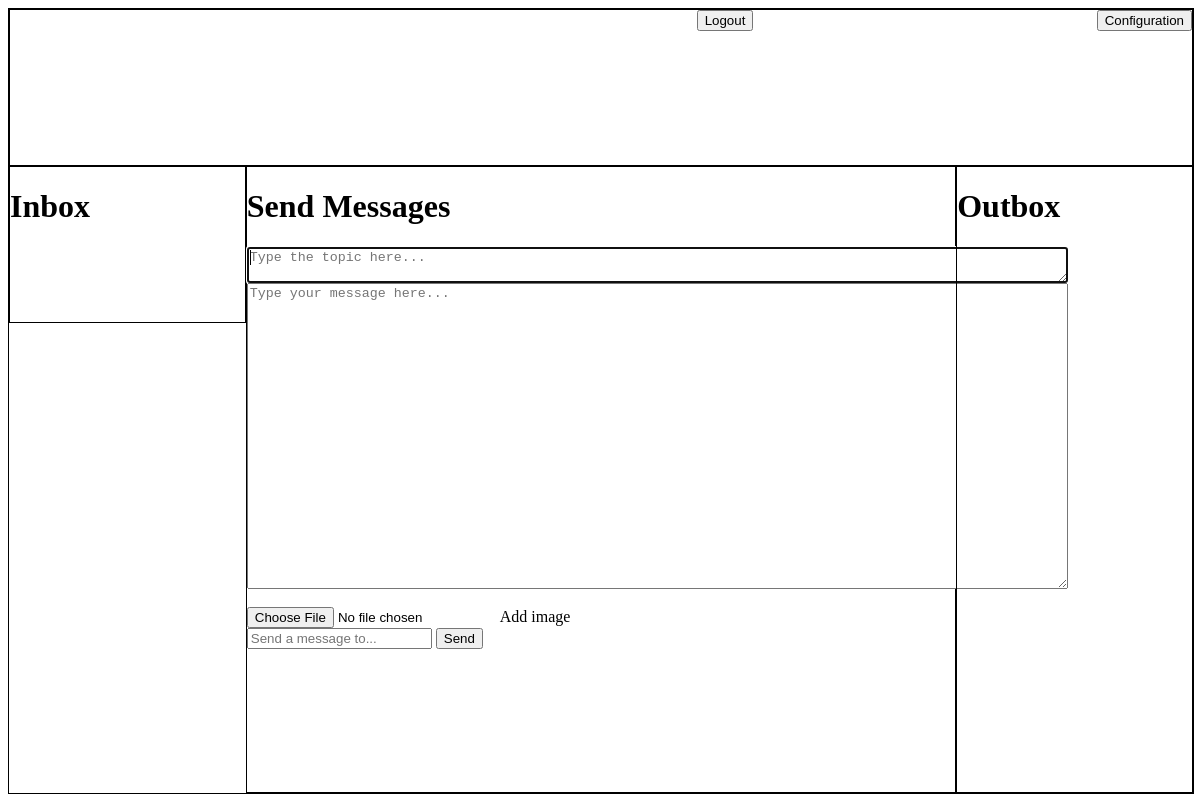
The page /home.php on the database as committed earlier.
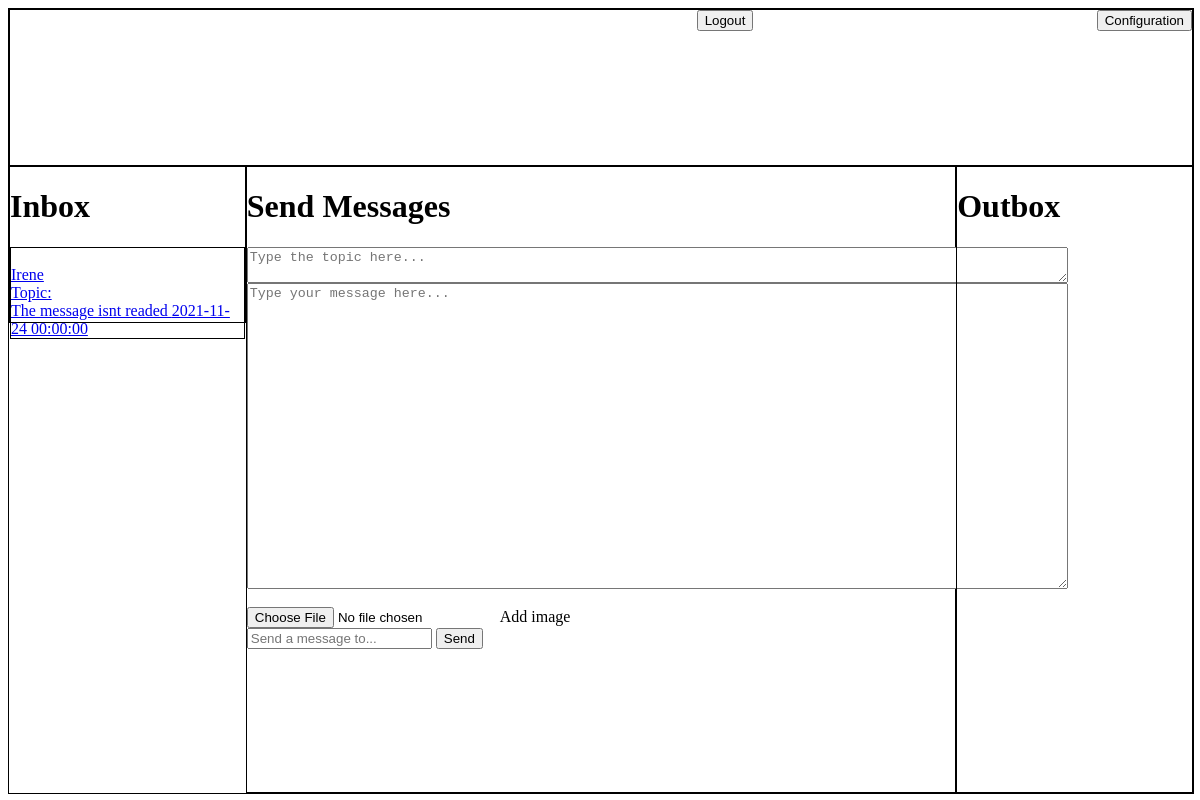
The same page on the database as committed later.
### tables this page shows
CREATE TABLE `chat` (
  `msgId` int(11) NOT NULL,
  `sender_username` varchar(100) NOT NULL,
  `receiver_username` varchar(100) NOT NULL,
  `msg_content` varchar(255) NOT NULL,
  `date` datetime NOT NULL DEFAULT current_timestamp(),
  `readed` tinyint(1) NOT NULL DEFAULT 0,
  `picture` varchar(255) DEFAULT NULL,
  `topic` varchar(20) NOT NULL
);

### home.php (the view, shortened to what this page needs)
<?php
require_once('configuration.php');
?>
<html>
<head>
</head>
<body>
    <div class="todo">
        <div class="profile">
            <?php
                $user = $_SESSION['name'];
            ?>
                <a href="./logout.php"><button name="logout">Logout</button></a>
                <a href="./profile_configuration.php?name=<?=$user;?>"><button name="change">Configuration</button></a>
        </div>
        <div class="list_messages">
        <h1>Inbox</h1>
           <?php
            $query_m = "select * from chat where receiver_username ='$user' ORDER BY date DESC";
            $result_m = $conn ->query($query_m);
            $select_m = $result_m->fetchAll(PDO::FETCH_ASSOC);
           ?>
           <?php
            foreach($select_m as $message):
           ?>
           <a href="mensajes.php?id=<?=$message['msgId'];?>">
               <div class="mensaje">
                   <br>
                    <?=$message['sender_username'];?>
                    <br>
                    Topic:
                    <br>
                    <?php
                    if($message['readed']>0)
                    {
                        echo "The message has been readed";
                    }else
                    {
                        echo "The message isnt readed";
                    }
                    ?>
                    <?=$message['date'];?>
                    <br>
                </div>
           </a>
            <?php
            endforeach;
            ?>
        </div>
        <div class="chat_messages">
        <h1>Send Messages</h1>
           <form action="<?php echo htmlspecialchars($_SERVER["PHP_SELF"]); ?>"  method="POST" autocomplete="off" enctype="multipart/form-data">
                    <textarea rows="2" cols="100" name="topic" placeholder="Type the topic here..." autofocus></textarea>
                <div class="message-box2">
                    <textarea rows="20" cols="100" name="message" placeholder="Type your message here..." autofocus></textarea>
                </div>
                <br>
                <input type="file" name="fileToUpload">Add image
                <br>
                    <input type="text" name="receptor" placeholder="Send a message to...">
                    <button type="submit">Send</button>
            </form>
        </div>
        <div class="bandeja_salida">
        <h1>Outbox</h1>
        </div>
    </div>
</body>
</html>

### home.php (style rules this page uses)
.todo { display: grid; border: 1px solid black; width: 100%; height: 100%; grid-template-columns: repeat(5, 20%); grid-template-rows: repeat(5, 20%); grid-auto-flow:column; }
.todo>div { border: 1px solid black; }
.profile { display:flex; grid-column: span 5; justify-content:space-between; }
.chat_messages { grid-row: span 4; grid-column: span 3; }
.bandeja_salida { grid-row: span 4; }
.mensaje { position: relative; border: 1px solid black; }

Rows that differ between the two databases and show on the page:
added chat: sender_username "Irene", readed "The message isnt readed", date "2021-11-24 00:00:00"
